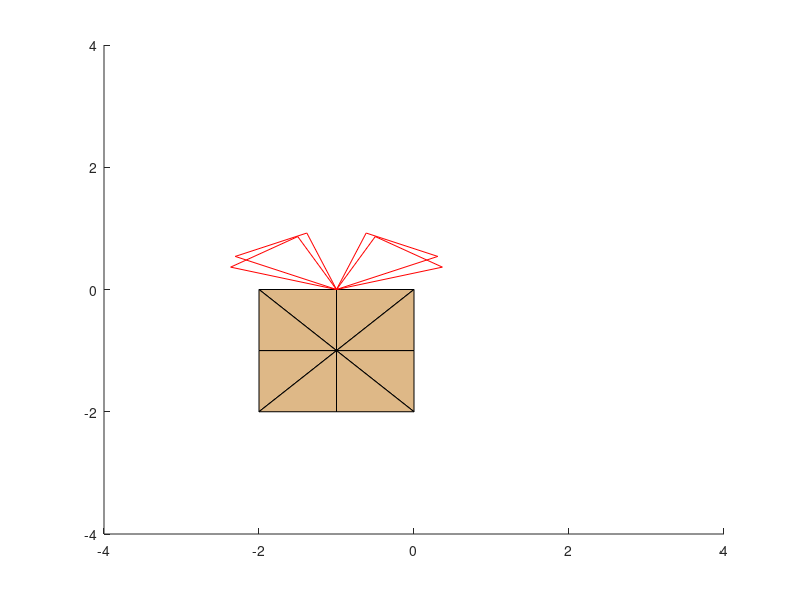

This chart was generated by the following MATLAB code:
%Base Matrix
B1 = [0 1 0 0; 0 1 1 0;1 1 1 1];
%Tranformation Matrices
A = [cos(pi/2) sin(pi/2) 0; -sin(pi/2) cos(pi/2) 0;0 0 1];
B = [cos(pi/8) sin(pi/8) 0; -sin(pi/8) cos(pi/8) 0;0 0 1];
D = [cos(pi/6) sin(pi/6) 0; -sin(pi/6) cos(pi/6) 0;0 0 1];
R = [cos(pi/4) sin(pi/4) 0; -sin(pi/4) cos(pi/4) 0;0 0 1];
v_flip =[-1 0 0;0 1 0;0 0 1];
h_flip = [1 0 0; 0 -1 0;0 0 1];
S = [1 0 0; 0 1 -1; 0 0 1]; %Down
T = [1 0 -1; 0 1 0; 0 0 1]; %Left
U = [1 0 0; 0 1 1; 0 0 1]; % Up
V = [1 0 1; 0 1 0; 0 0 1]; %Right
brown = [222/255 184/255 135/255];
ttbrown = [139/255 69/255 19/255];
% Package 2

% %Strings
% D11 = B*B1;
% D12 = D*B1;
% D21 = v_flip*B*B1;
% D22 = v_flip*D*B1;
% 
% plot(D11(1,1:4),D11(2,1:4),'b')
% plot(D12(1,1:4),D12(2,1:4),'b')
% plot(D21(1,1:4),D21(2,1:4),'b')
% plot(D22(1,1:4),D22(2,1:4),'b')
% 
% %Package
% Q0 = S*B1;
% Q1 = V*A*A*B1;
% Q2 = v_flip*S*B1;
% Q3 = v_flip*V*A*A*B1;
% Q4 = S*A*B1;
% Q5 = S*S*h_flip*S*B1;
% Q6 = S*A*h_flip*B1;
% Q7 = S*A*A*B1;
% Q8 = V*S*B1;
% Q9 = V*V*A*A*B1;
% Q10 = V*S*A*B1;
% Q11 = V*S*S*h_flip*S*B1;
% Q12 = T*v_flip*S*B1;
% Q13 = T*v_flip*V*A*A*B1;
% Q14 = T*S*A*h_flip*B1;
% Q15 = T*S*A*A*B1;
% 
% patch(Q0(1,1:3),Q0(2,1:3),brown)
% patch(Q1(1,1:3),Q1(2,1:3),brown)
% patch(Q2(1,1:3),Q2(2,1:3),brown)
% patch(Q3(1,1:3),Q3(2,1:3),brown)
% patch(Q4(1,1:3),Q4(2,1:3),brown)
% patch(Q5(1,1:3),Q5(2,1:3),brown)
% patch(Q6(1,1:3),Q6(2,1:3),brown)
% patch(Q7(1,1:3),Q7(2,1:3),brown)
% patch(Q8(1,1:3),Q8(2,1:3),brown)
% patch(Q9(1,1:3),Q9(2,1:3),brown)
% patch(Q10(1,1:3),Q10(2,1:3),brown)
% patch(Q11(1,1:3),Q11(2,1:3),brown)
% patch(Q12(1,1:3),Q12(2,1:3),brown)
% patch(Q13(1,1:3),Q13(2,1:3),brown)
% patch(Q14(1,1:3),Q14(2,1:3),brown)
% patch(Q15(1,1:3),Q15(2,1:3),brown)

%Package 1
%Strings
C11 = T*B*B1;
C12 = T*D*B1;
C21 = T*v_flip*B*B1;
C22 = T*v_flip*D*B1;
%Package
P0 = T*S*B1;
P1 = T*V*A*A*B1;
P2 = T*v_flip*S*B1;
P3 = T*v_flip*V*A*A*B1;
P4 = T*S*A*B1;
P5 = T*S*A*A*v_flip*B1;
P6 = T*S*A*h_flip*B1;
P7 = T*S*A*A*B1;
%Graphing:

hold on
axis([-4,4,-4,4])
%Present
patch(P0(1,1:3),P0(2,1:3),brown)
patch(P1(1,1:3),P1(2,1:3),brown)
patch(P2(1,1:3),P2(2,1:3),brown)
patch(P3(1,1:3),P3(2,1:3),brown)
patch(P4(1,1:3),P4(2,1:3),brown)
patch(P5(1,1:3),P5(2,1:3),brown)
patch(P6(1,1:3),P6(2,1:3),brown)
patch(P7(1,1:3),P7(2,1:3),brown)

%String
plot(C11(1,1:4),C11(2,1:4),'r')
plot(C12(1,1:4),C12(2,1:4),'r')
plot(C21(1,1:4),C21(2,1:4),'r')
plot(C22(1,1:4),C22(2,1:4),'r')
hold off